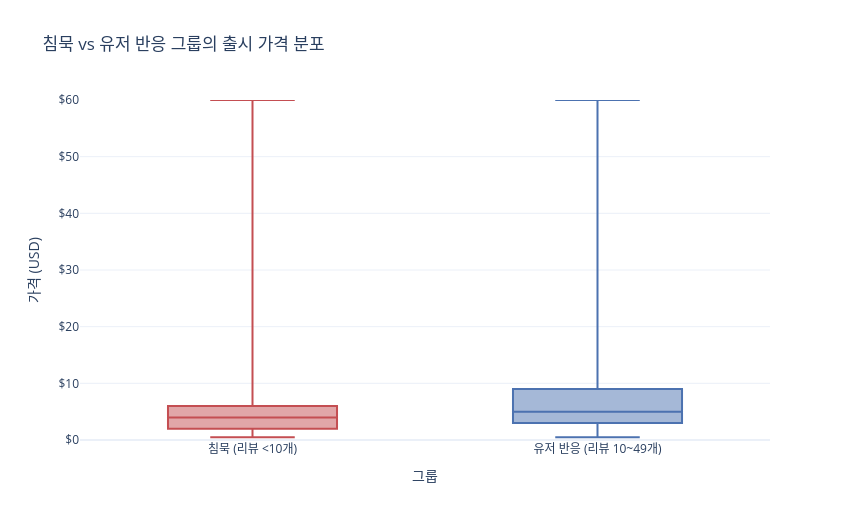

Write notebook code for a chart like this one.
### Code cell
fig = px.box(
    price_df,
    x="response_group",
    y="price",
    color="response_group",
    color_discrete_map=GROUP_COLOR,
    category_orders={"response_group": GROUP_ORDER},
    points=False,
    title="침묵 vs 유저 반응 그룹의 출시 가격 분포",
    labels={"response_group": "그룹", "price": "가격 (USD)"},
)
fig.update_layout(template="plotly_white", showlegend=False, width=850, height=520)
fig.update_yaxes(tickprefix="$", range=[0, 60])
fig.show()

### Figure 1 — Plotly figure (JSON) as saved in the notebook; plotly's stock layout.template omitted (floating-point values rounded to 4 significant figures; data arrays with more than 128 entries replaced by an {"elided": "..."} marker saying what was removed)
{"data": [{"alignmentgroup": "True", "boxpoints": false, "hovertemplate": "그룹=%{x}<br>가격 (USD)=%{y}<extra></extra>", "legendgroup": "침묵 (리뷰 <10개)", "marker": {"color": "#C44E52"}, "name": "침묵 (리뷰 <10개)", "notched": false, "offsetgroup": "침묵 (리뷰 <10개)", "orientation": "v", "showlegend": true, "type": "box", "x": {"elided": "6661 str values"}, "x0": " ", "xaxis": "x", "y": {"elided": "6661 float values"}, "y0": " ", "yaxis": "y"}, {"alignmentgroup": "True", "boxpoints": false, "hovertemplate": "그룹=%{x}<br>가격 (USD)=%{y}<extra></extra>", "legendgroup": "유저 반응 (리뷰 10~49개)", "marker": {"color": "#4C72B0"}, "name": "유저 반응 (리뷰 10~49개)", "notched": false, "offsetgroup": "유저 반응 (리뷰 10~49개)", "orientation": "v", "showlegend": true, "type": "box", "x": {"elided": "4821 str values"}, "x0": " ", "xaxis": "x", "y": {"elided": "4821 float values"}, "y0": " ", "yaxis": "y"}], "layout": {"boxmode": "overlay", "height": 520, "legend": {"title": {"text": "그룹"}, "tracegroupgap": 0}, "showlegend": false, "title": {"text": "침묵 vs 유저 반응 그룹의 출시 가격 분포"}, "width": 850, "xaxis": {"anchor": "y", "categoryarray": ["침묵 (리뷰 <10개)", "유저 반응 (리뷰 10~49개)"], "categoryorder": "array", "domain": [0, 1], "title": {"text": "그룹"}}, "yaxis": {"anchor": "x", "domain": [0, 1], "range": [0, 60], "tickprefix": "$", "title": {"text": "가격 (USD)"}}}}
